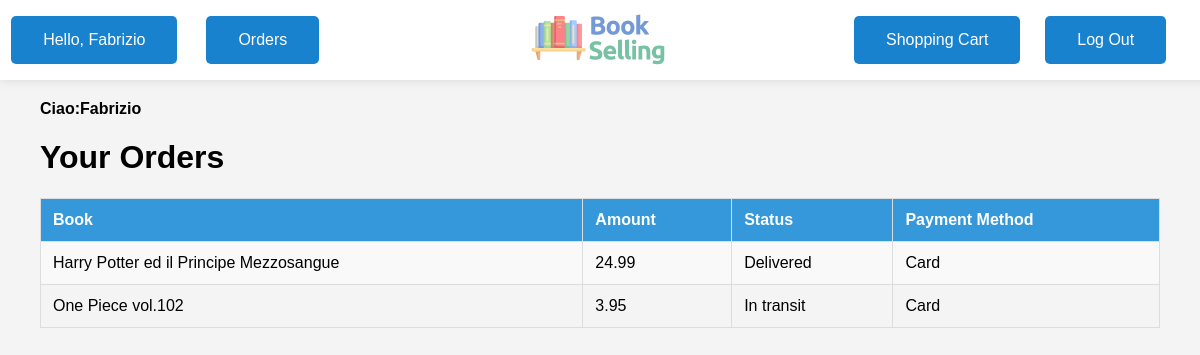
Page /php/user/orders.php (signed in) on the committed database.
### tables this page shows
CREATE TABLE IF NOT EXISTS `orders` (
  `id` smallint NOT NULL AUTO_INCREMENT,
  `id_user` smallint NOT NULL,
  `id_book` smallint NOT NULL,
  `amount` float NOT NULL,
  `status` varchar(50) NOT NULL,
  `payment_method` varchar(50) NOT NULL,
  PRIMARY KEY (`id`),
  KEY `orders_book_id_fk` (`id_book`),
  KEY `orders_user_id_fk` (`id_user`)
);

CREATE TABLE IF NOT EXISTS `book` (
  `id` smallint NOT NULL AUTO_INCREMENT,
  `title` varchar(64) NOT NULL,
  `author` varchar(64) DEFAULT NULL,
  `publisher` varchar(64) DEFAULT NULL,
  `price` float NOT NULL,
  `category` varchar(64) DEFAULT NULL,
  `stocks_number` int NOT NULL,
  PRIMARY KEY (`id`)
);

### php/util/sessionManager.php (called while the page is built, shortened)
<?php
	function isLogged(): int{
		if(isset($_SESSION['userId']) && isset($_SESSION['username'])){
			return 1;
		}
		else{
			return 0;
		}
	}

### php/util/dbConfig.php (called while the page is built)
<?php
	$host = "mysql-server";
    $port = '3306';
	$user = "SNH";
	$password = "password";
	$dbName = "secure_book_selling_db";

### php/util/dbManager.php (called while the page is built, shortened)
<?php
require_once __DIR__ . "/dbConfig.php";
$SecureBookSellingDB = new DbManager($host, $user, $password, $dbName, $port);
class DbManager{
    private $mysqli_connection = null;
    private $host;
    private $user;
    private $password;
    private $dbName;
    private $port;
    function __construct($host, $user, $password, $dbName, $port){
        $this->host = $host;
        $this->user = $user;
        $this->password = $password;
        $this->dbName = $dbName;
        $this->port = $port;
    }
    function openConnection(): void{
        if (!$this->isOpened()) {
            $this->mysqli_connection = new mysqli($this->host,
                $this->user,
                $this->password,
                $this->dbName, $this->port);
            $this->mysqli_connection->select_db($this->dbName) or
            throw new Exception('Can\'t use the database: ' . $this->mysqli_connection->error);
        }
    }
    function isOpened(): bool{
        return ($this->mysqli_connection != null);
    }
    function performQuery(string $querytext, array $parameters = [], string $types = ""){
        $statement = $this->mysqli_connection->prepare($querytext);
        if (!empty($parameters) && !$statement->bind_param($types, ...$parameters)) {
            throw new Exception('Bind failed (' . $statement->connect_errno . ') ' .
                                                            $statement->connect_error);
        }
        if (!$statement->execute()) {
            throw new Exception('Execute failed (' . $statement->connect_errno . ') ' .
                                                                $statement->connect_error);
        }
        $result = $statement->get_result();
        return $result;
    }
    function closeConnection(): void{
        $this->mysqli_connection = null;
    }
}

### php/util/dbInteraction.php (called while the page is built, shortened)
<?php
    require_once __DIR__ . "/dbManager.php";
    require_once __DIR__ . "./../../config.php";
    function getUserOrders($userId){
        global $SecureBookSellingDB;
        global $logger;
        try{
            $query = "SELECT o.id, b.title, o.amount, o.status, o.payment_method
            FROM orders o INNER JOIN book b ON o.id_book = b.id
            WHERE id_user = ?;";
            $result = $SecureBookSellingDB->performQuery($query, [$userId], "s");
            $SecureBookSellingDB->closeConnection();
			return $result;
        }
        catch(Exception $e){
            $logger->writeLog(  "ERROR",
                                "Error performing the query to retrieve all the orders of a user",
                                $_SERVER['SCRIPT_NAME'],
                                "MySQL - Code: ".$e->getCode(),
                                $e->getMessage());
            $SecureBookSellingDB->closeConnection();
            return false;
        }
    }

### php/user/orders.php (the view, shortened to what this page needs)
<?php
require_once __DIR__ . "./../../config.php";
require_once __DIR__ . "./../util/dbInteraction.php";
if (isLogged()) {
    $logged = true;
    $performedOrders = getUserOrders($_SESSION['userId']);
} else {
    $logged = false;
}
?>
<!DOCTYPE html>
<html lang="en">
<head>
    <link rel="stylesheet" type="text/css" href="./../../css/orders.css">
</head>
<body>
<?php
include "./../layout/header.php";
if ($logged) {
    echo "<b>Ciao:" . $_SESSION['name'] . "</b><br>";
    echo '<h1>Your Orders</h1>';
    if ($performedOrders) {
        echo '<table>';
        echo '<tr>';
        echo '<th>Book</th>';
        echo '<th>Amount</th>';
        echo '<th>Status</th>';
        echo '<th>Payment Method</th>';
        echo '</tr>';
        while ($order = $performedOrders->fetch_assoc()) {
            echo '<tr>';
            echo '<td>' . $order['title'] . '</td>';
            echo '<td>' . $order['amount'] . '</td>';
            echo '<td>' . $order['status'] . '</td>';
            echo '<td>' . $order['payment_method'] . '</td>';
            echo '</tr>';
        }
        echo '</table>';
    } else {
        echo '<p>No orders found.</p>';
    }
} else {
    echo "<div class='error-message'>No user logged</div>";
}
?>
</body>
</html>

### css/orders.css (style rules this page uses)
body { font-family: 'Arial', sans-serif; background-color: #f4f4f4; margin: 20px; padding: 20px; }
table { width: 100%; border-collapse: collapse; margin-top: 20px; }
table, th, td { border: 1px solid #ddd; }
th, td { padding: 12px; text-align: left; }
th { background-color: #3498db; color: #fff; }
tr:nth-child(even) { background-color: #f9f9f9; }

### css/header.css (style rules this page uses)
body { padding-top: 80px; }

### rows in the picture
orders: id_book.title "Harry Potter ed il Principe Mezzosangue", amount "24.99", status "Delivered", payment_method "Card"
orders: id_book.title "One Piece vol.102", amount "3.95", status "In transit", payment_method "Card"

### other values in the picture
$_SESSION['name'] "Fabrizio"
